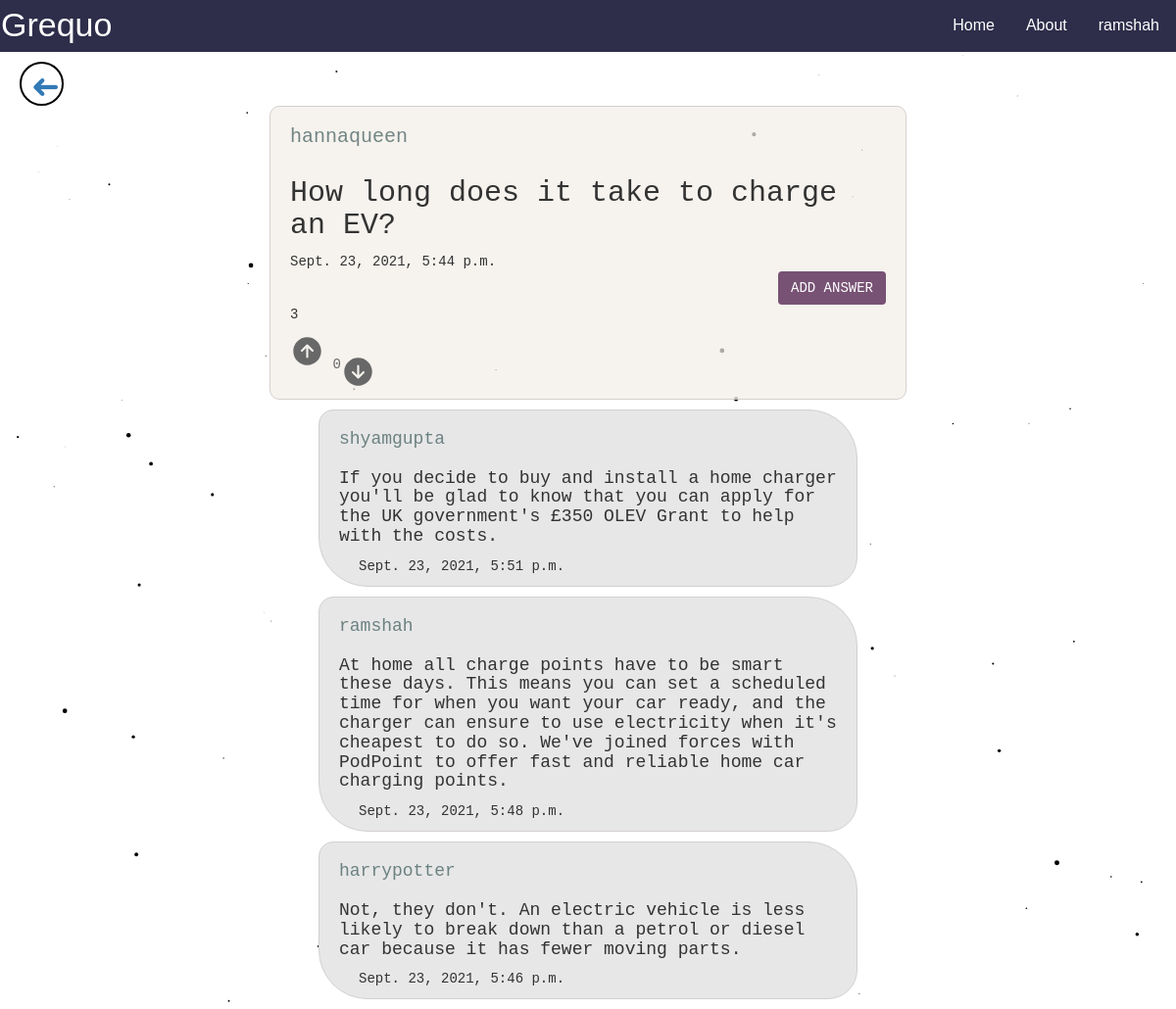
The page /post/21 (signed in) on the database its author committed.
### GrequoApp/models.py (models this page shows, shortened)
class Userquest(models.Model):
    id = models.BigAutoField(auto_created=True, primary_key=True,
                             serialize=False, verbose_name='ID')
    author = models.ForeignKey(User, default=1,
                               null=False,
                               on_delete=models.CASCADE)
    quest = models.TextField(max_length=300, default='')
    timestamp = models.DateTimeField(default=timezone.now)
    like_count = models.PositiveSmallIntegerField(default=0)
    dislike_count = models.PositiveSmallIntegerField(default=0)

class Usercomment(models.Model):
    id = models.UUIDField(primary_key=True, default=uuid.uuid4, editable=False)
    post_id = models.ForeignKey(
        Userquest, null=False, on_delete=models.CASCADE)
    comment_author = models.ForeignKey(
        User, null=False, on_delete=models.CASCADE)
    timestamp = models.DateTimeField(default=timezone.now)
    comment = models.TextField(max_length=500)
    class Meta:
        ordering = ['timestamp']

### GrequoApp/views.py (the view, shortened to what this page needs)
# urls.py: path('post/<int:post_id>', views.handlepost, name='GetUserPost'),
def handlepost(request, post_id):
    if request.user.is_authenticated:
        post_id_int = int(post_id)
        instance_post = Userquest.objects.get(id=post_id_int)
        answer_lists = Usercomment.objects.filter(
            post_id=post_id_int).order_by('-timestamp')
        question = Userquest.objects.get(id=post_id_int)
        return render(request, 'post.html', {'answer_lists': answer_lists, 'question': question})
    else:
        return redirect('/signup')

### templates/post.html (shortened to what this page needs)
<!DOCTYPE html>
<html lang="en">
  <head>
    <link
      rel="stylesheet"
      href="http://maxcdn.bootstrapcdn.com/bootstrap/3.3.7/css/bootstrap.min.css"
    />
  </head>
  <body>
    <div class="navbar">
      <span>Grequo</span>
      <div class="user-dropdown">
        <button class="dropbtn">{{ request.user }}</button>
      </div>
      <a href="/aboutus">About</a>
      <a href="/">Home</a>
    </div>
    <div class="go-back">
      <div class="backArrow"><a href="/" style="text-decoration: none;">&#10140;</a></div>
    </div>
    <section class="question-answer">
      <div class="displayQuestion">
        <div class="displayQuestion-header">
          <span>
            <h4>{{question.author}}</h4>
          </span>
        </div>
        <h2>{{question.quest}}</h2>
        <span>{{question.timestamp}}</span>
        <div class="displayQuestion-footer">
          <button
            type="button"
            class="btn"
            data-toggle="modal"
            data-target="#myModal"
          >
            ADD ANSWER
          </button>
        </div>
        <div>
            <p class="votes">{{question.like_count}}</p>
            <a class="questionfooteranchor" href="{% url 'LikePost' question.id %}">
              <ion-icon class="up" name="arrow-up-circle"></ion-icon>
            </a>
            <a class="questionfooteranchor" href="{% url 'DislikePost' question.id %}">
              <p class="votes">{{question.dislike_count}}</p>
                <ion-icon class="down" name="arrow-down-circle"></ion-icon>
            </a>
        </div>
      </div>
      {% for answer_list in answer_lists %}
      <div class="displayAnswer">
        <h4>{{answer_list.comment_author}}</h4>
        <h3>
            {{answer_list.comment}}        </h3>
        <div class="displayAnswer-footer">
          <span>{{answer_list.timestamp}}</span>
        </div>
      </div>
      {% endfor %}
    </section>
  </body>
</html>

### templates/post.html (style rules this page uses)
* { margin: 0; padding: 0; -webkit-box-sizing: border-box; box-sizing: border-box; }
body { margin: 0; padding: 0; overflow-x: hidden; font-family: monospace; }
.navbar { overflow: visible; background-color: rgb(46 45 74); font-family: Arial; margin-bottom: 0; border-radius: 0; }
.navbar a { float: right; font-size: 16px; color: white; text-align: center; padding: 14px 16px; text-decoration: none; }
.user-dropdown { float: right; }
.user-dropdown .dropbtn { font-size: 16px; border: none; outline: none; color: white; padding: 14px 16px; background-color: inherit; font-family: inherit; margin: 0; }
.navbar span { color: white; font-size: 34px; }
.question-answer .displayQuestion { background-color: #f3eee8b7; border: 1px solid rgb(212 207 207); width: 650px; margin: 0 auto 5px auto; border-radius: 10px; padding: 10px 20px; }
.displayQuestion h2, h4 { word-wrap: break-word; }
.displayQuestion h4 { font-size: 20px; font-family: "Courier New", Courier, monospace; color: rgba(47, 79, 79, 0.671); }
.displayQuestion-header { display: flex; justify-content: space-between; }
.displayQuestion-footer { display: flex; justify-content: right; }
.questionfooteranchor { text-decoration: none; color: rgb(104, 104, 104); display: inline-flex; }
.questionfooteranchor ion-icon { font-size: 35px; }
.btn { color: white; background-color: rgb(119, 82, 116); }
.displayAnswer h4 { color: rgba(47, 79, 79, 0.671); }
.displayAnswer h3 { font-size: 18px; }
.displayAnswer { background-color: #e7e7e7; border: 1px solid rgb(212 207 207); width: 550px; margin: 10px auto; border-radius: 15px 50px 30px; padding: 10px 20px; }
.displayAnswer-footer { display: flex; justify-content: space-between; padding: 0 20px; }
.backArrow { font-size: 35px; margin: 10px 0 0 20px; line-height: 29px; width: 45px; height: 45px; padding: 5px 2px; cursor: pointer; -webkit-user-select: none; -moz-user-select: none; -ms-user-select: none; user-select: none; transform: rotate(180deg); color: rgb(0, 0, 0); border: 2px solid rgb(0, 0, 0); border-radius: 50%; -webkit-touch-callout: none; -khtml-user-select: none; }

### rows shown on the page
Userquest: author "hannaqueen", quest "How long does it take to charge an EV?", timestamp "Sept. 23, 2021, 5:44 p.m.", like_count "3", dislike_count "0"
Usercomment: comment_author "shyamgupta", comment "If you decide to buy and install a home charger you'll be glad to know that you can apply for the UK government's £350 OLEV Grant to help with the costs.", timestamp "Sept. 23, 2021, 5:51 p.m."
Usercomment: comment_author "ramshah", comment "At home all charge points have to be smart these days. This means you can set a scheduled time for when you want your car ready, and the charger can ensure to use electricity when it's cheapest to do so. We've joined forces with PodPoint to offer fast and reliable home car charging points.", timestamp "Sept. 23, 2021, 5:48 p.m."
Usercomment: comment_author "harrypotter", comment "Not, they don't. An electric vehicle is less likely to break down than a petrol or diesel car because it has fewer moving parts.", timestamp "Sept. 23, 2021, 5:46 p.m."

### other values the page prints
{{ request.user }} "ramshah"
